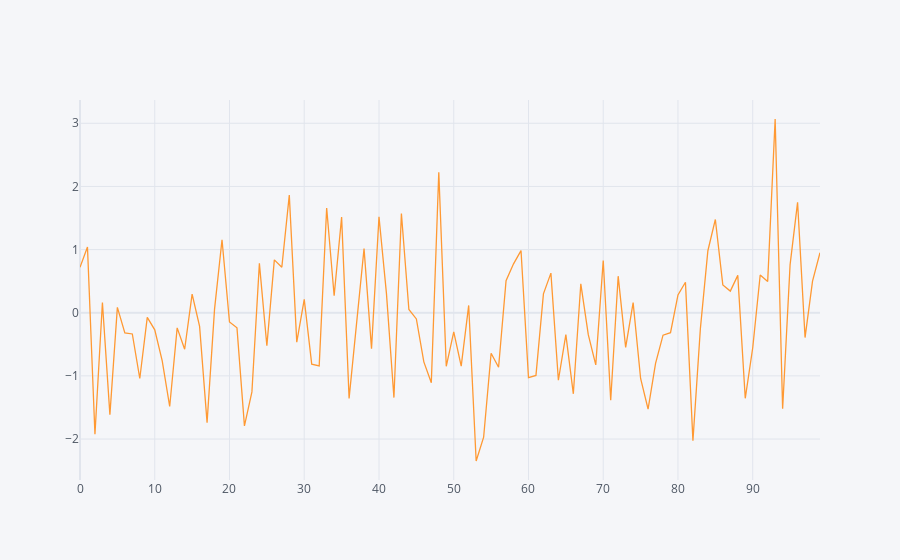

Write notebook code for a chart like this one.
### Code cell
df[["A"]].iplot()

### Figure 1 — Plotly figure (JSON) as saved in the notebook; plotly's stock layout.template omitted (floating-point values rounded to 4 significant figures)
{"data": [{"line": {"color": "rgba(255, 153, 51, 1.0)", "dash": "solid", "shape": "linear", "width": 1.3}, "mode": "lines", "name": "A", "text": "", "type": "scatter", "x": [0, 1, 2, 3, 4, 5, 6, 7, 8, 9, 10, 11, 12, 13, 14, 15, 16, 17, 18, 19, 20, 21, 22, 23, 24, 25, 26, 27, 28, 29, 30, 31, 32, 33, 34, 35, 36, 37, 38, 39, 40, 41, 42, 43, 44, 45, 46, 47, 48, 49, 50, 51, 52, 53, 54, 55, 56, 57, 58, 59, 60, 61, 62, 63, 64, 65, 66, 67, 68, 69, 70, 71, 72, 73, 74, 75, 76, 77, 78, 79, 80, 81, 82, 83, 84, 85, 86, 87, 88, 89, 90, 91, 92, 93, 94, 95, 96, 97, 98, 99], "y": [0.719, 1.04, -1.925, 0.162, -1.614, 0.08464, -0.3188, -0.3363, -1.041, -0.07222, -0.2706, -0.7624, -1.485, -0.2399, -0.5782, 0.2934, -0.2166, -1.74, 0.05757, 1.156, -0.1472, -0.2394, -1.792, -1.254, 0.7814, -0.5219, 0.8372, 0.7203, 1.863, -0.4654, 0.2108, -0.8132, -0.8405, 1.658, 0.2684, 1.514, -1.356, -0.2094, 1.015, -0.5685, 1.519, 0.3034, -1.343, 1.572, 0.05118, -0.09804, -0.7778, -1.11, 2.223, -0.8476, -0.3019, -0.8457, 0.1156, -2.348, -1.969, -0.6414, -0.8633, 0.506, 0.7743, 0.9846, -1.028, -0.9922, 0.2991, 0.6276, -1.069, -0.3466, -1.284, 0.4579, -0.3478, -0.8248, 0.826, -1.385, 0.5788, -0.5485, 0.1594, -1.041, -1.525, -0.8021, -0.3549, -0.3165, 0.2829, 0.4824, -2.025, -0.247, 0.9819, 1.477, 0.4404, 0.3422, 0.5919, -1.354, -0.5551, 0.5968, 0.4945, 3.068, -1.519, 0.7628, 1.749, -0.3931, 0.4997, 0.9495]}], "layout": {"legend": {"bgcolor": "#F5F6F9", "font": {"color": "#4D5663"}}, "paper_bgcolor": "#F5F6F9", "plot_bgcolor": "#F5F6F9", "title": {"font": {"color": "#4D5663"}}, "xaxis": {"gridcolor": "#E1E5ED", "showgrid": true, "tickfont": {"color": "#4D5663"}, "title": {"font": {"color": "#4D5663"}, "text": ""}, "zerolinecolor": "#E1E5ED"}, "yaxis": {"gridcolor": "#E1E5ED", "showgrid": true, "tickfont": {"color": "#4D5663"}, "title": {"font": {"color": "#4D5663"}, "text": ""}, "zerolinecolor": "#E1E5ED"}}}
